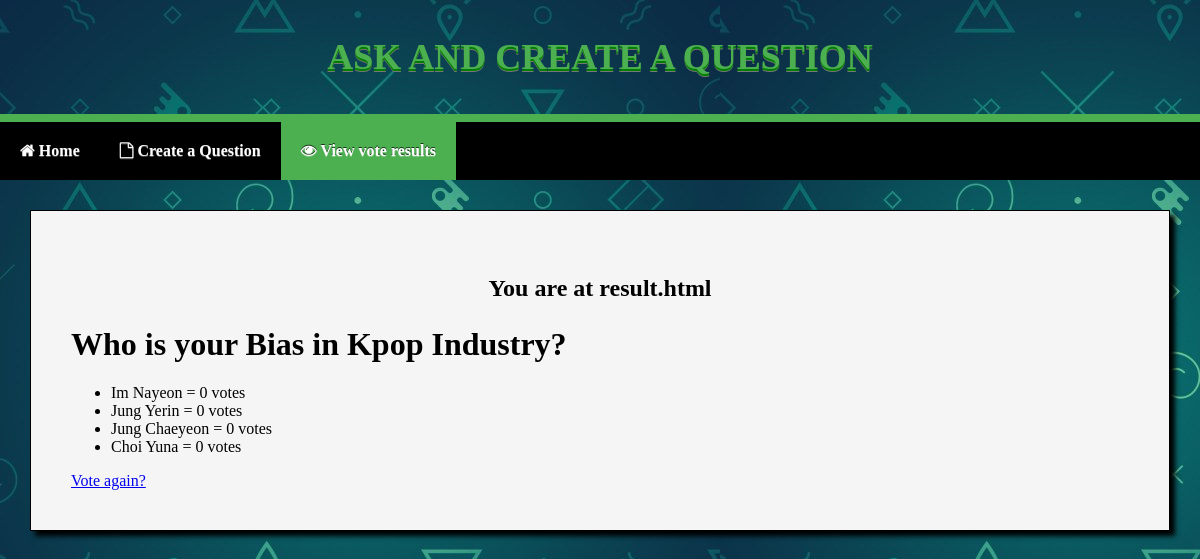
Screenshot of /polls/5/results/ with the database file from the repository.
### polls/models.py (models this page shows, shortened)
@python_2_unicode_compatible
class Question(models.Model):
	question_text = models.CharField(max_length=200)
	pub_date = models.DateTimeField('date published')
	def was_published_recently(self):
		now = timezone.now()
		return now - datetime.timedelta(days=1) <= self.pub_date <= now
	was_published_recently.admin_order_field = 'pub_date'
	was_published_recently.boolean = True
	was_published_recently.short_description = 'Published recently?'

@python_2_unicode_compatible
class Choice(models.Model):
	question = models.ForeignKey(Question, on_delete=models.CASCADE)
	choice_text = models.CharField(max_length=200)
	votes = models.IntegerField(default=0)

### polls/views.py (the view)
# urls.py: url(r'^(?P<pk>[0-9]+)/results/$', views.ResultsView.as_view(), name='results'),
class ResultsView(generic.DetailView):
    model = Question
    template_name = 'polls/results.html'

### polls/templates/polls/results.html
{% extends 'base/base.html' %}
{% load static %}
{% block nav-vote %}<li><a class="active" href="{% url 'polls:index' %}"><i class="fa fa-eye"></i> View vote results</a></li>{% endblock %}
{% block content %}
<center>
	<h2><p>You are at result.html</p></h2>
</center>
<h1>{{ question.question_text }}</h1>
<ul>
{% for choice in question.choice_set.all %}
    <li>{{ choice.choice_text }} = {{ choice.votes }} vote{{ choice.votes|pluralize }}</li>
{% endfor %}
</ul>
<a href="{% url 'polls:detail' question.id %}">Vote again?</a>
{% endblock %}

### polls/static/polls/style.css (style rules this page uses)
body { background: white url("images/Background.JPG"); background-repeat: repeat; margin: 0; }
i { width: 24px height: 24px }
li a { color: green; font-family:verdana; }
a { font-family:verdana; }
ul.topnav li { float: left; }
ul.topnav li a { display: block; color: white; font-weight: bold; text-align: center; padding: 20px 20px; text-decoration: none; }
ul.topnav li a.active { background-color: #4CAF50; }

### rows the page displays
Question: question_text "Who is your Bias in Kpop Industry?"
Choice: choice_text "Im Nayeon", votes "0"
Choice: choice_text "Jung Yerin", votes "0"
Choice: choice_text "Jung Chaeyeon", votes "0"
Choice: choice_text "Choi Yuna", votes "0"
